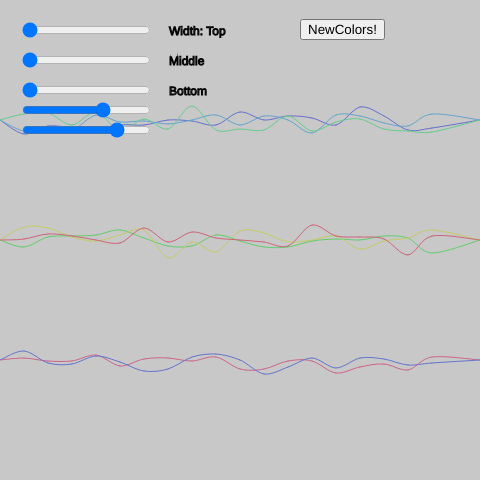
Frame 1 (no input)
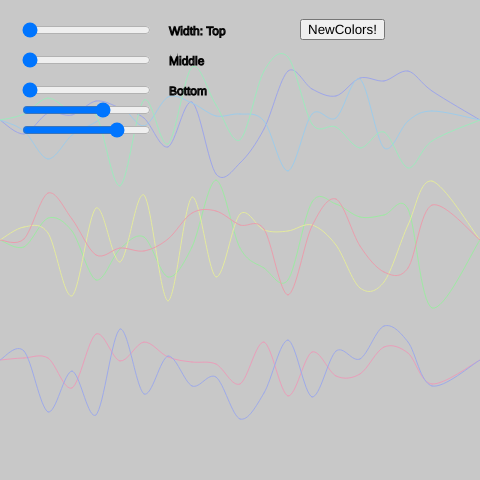
Frame 60 (no input)
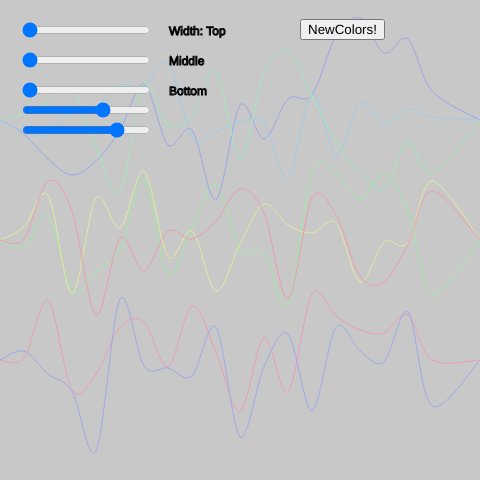
Frame 120 (the mouse pressed at the canvas centre since frame 60)

The p5.js sketch that drew these frames (run headless with seeded random() and noise() and a simulated clock; from frame 60 on, the mouse is pressed at the canvas centre):

// p5.js sketch
// ── sketch.js
var p1 = {x:0, y:50}
var p2 = {x:50, y:60}
var p3 = {x:85, y: 30}
var p4 = {x:170, y: 40}
var firstSlider, secondSlider, thirdSlider, luminositySlider,saturationSlider
var lines=[]
var numberOfLines = 8
var fr = 15
var button
var canvasSize = {x:480, y:480}

function setup() {
    createCanvas(canvasSize.x, canvasSize.y)
    firstSlider = createSlider(1, 50, 1)
    firstSlider.position(20, 20)
    secondSlider = createSlider(1, 50, 1)
    secondSlider.position(20, 50)
    thirdSlider = createSlider(1, 50, 1)
    thirdSlider.position(20, 80)
    saturationSlider = createSlider(1, 100, 65)
    saturationSlider.position(20, 100)
    luminositySlider = createSlider(1, 100, 77)
    luminositySlider.position(20, 120)
    // frameRateSlider = createSlider(1, 100, 70)
    // frameRateSlider.position(20, 120)
    button = createButton('NewColors!');
    button.position(300, 19);
    button.mousePressed(newColors);

    for(let v=0; v<=numberOfLines;v++){
        if (v<=2)
            lines.push(new Line(0,240,260,220,1,true))  
        else if(v<=5)
            lines.push(new Line(0,120,140,100,1,true))
        else if(v<=9)
            lines.push(new Line(0,360,320,380,1,true))     
        lines[v].createPoints()
    }

}
function draw() {
    background(200)
    noFill()
    stroke(255, 102, 0)
   for(let v=0; v<numberOfLines;v++){
     if (v<=2)
            lines[v].draw(firstSlider.value()) 
        else if(v<=5)
            lines[v].draw(secondSlider.value())
        else if(v<=9)
            lines[v].draw(thirdSlider.value())
    }
    stroke(0)
    strokeWeight(1)
    text("Width: Top", firstSlider.x * 2 + firstSlider.width, 35);
    text("Middle", secondSlider.x * 2 + secondSlider.width, 65);
    text("Bottom", thirdSlider.x * 2 + thirdSlider.width, 95);
}

function newColors(){
    for(let v=0; v<numberOfLines;v++){
        lines[v].newColors()
    }
}

var Line = function(startx, starty, upperlimit, lowerlimit, sW,hsl) {
    this.startx = startx
    this.starty = starty
    this.numberOfPoints = 20
    this.points = []
    this.sW = sW
    this.limits = {upper: upperlimit, lower:lowerlimit}
    this.r = random(0,256)
    this.g = random(0,256)
    this.b = random(0,256)
    this.h = floor(random(0,360))
    this.s = 50
    this.l = 60
    this.hsl=hsl
    this.newColors = function(){
        this.h =  floor(random(0,360))
    }
    this.createPoints = function(){
        this.points.push({x:this.startx, y:this.starty})
        for(let i=1; i<=this.numberOfPoints-2;i++){
            this.points.push({
                x:canvasSize.x/this.numberOfPoints*i,
                y:ceil(randomGaussian(this.starty,7)),
                ydirection:null,
            })
        }
        this.points.push({x:canvasSize.x, y:this.starty})
    }

    this.changeDirection = function(i){
        let rn =(this.points[i].y +ceil(random(-25,24)))

        // if(rn >= this.limits.lower ){
        //     rn = -(rn)

        // }
        // if (rn <= this.limits.upper ){
        //     rn =  abs(rn)
        // }
        this.points[i].ydirection =rn
    }
    this.changeWidth = function(newWidth){
        this.sW = newWidth
    }
    this.changeSaturation = function(newSaturation){
        this.s = newSaturation
    }
    this.changeLuminosity = function(newLuminosity){
        this.l = newLuminosity
    }
    this.draw = function(sW){
        var points = this.points
        var nop = this.numberOfPoints
        var that = this
        if(this.hsl)
            stroke(color("hsl("+this.h+","+this.s+"%,"+this.l+"%)"))
        else    
            stroke(this.r, this.g, this.b)
        if(sW!=this.sW)
            this.changeWidth(sW)
        if(saturationSlider.value() != this.s)
            this.changeSaturation(saturationSlider.value())
        if(luminositySlider.value !=this.l)
            this.changeLuminosity(luminositySlider.value())
        strokeWeight(this.sW)
        curve(points[0].x, points[0].y, points[0].x, points[0].y, points[1].x, points[1].y, points[2].x, points[2].y)
        // this.points.map(
        //     function(point,i){
            for(let i=0 ; i<nop; i++){
               
            if(i===0 || i===1 || i===nop || i===nop-1  ){
                
            }
            else{

                // console.log(points[5].ydirection)
                // console.log(points[5].y)
                 if(!points[i].ydirection || points[i].ydirection==points[i].y){
                    // if(!i===0|| !i===nop ){
                        this.changeDirection(i)
                    // }   
                }
                if(points[i].y<=points[i].ydirection){
                    points[i].y = points[i].y + 1
                }
                else if(points[i].y >= points[i].ydirection){
                    points[i].y = points[i].y - 1
                }
                curve(  points[i-2].x, points[i-2].y,
                        points[i-1].x, points[i-1].y, 
                        points[i].x, points[i].y, 
                        points[i+1].x, points[i+1].y
                )
            }    
        }
        
        curve(points[nop-3].x, points[nop-3].y, 
            points[nop-2].x, points[nop-2].y, 
            points[nop-1].x, points[nop-1].y, 
            points[nop-1].x, points[nop-1].y)
    }
}
